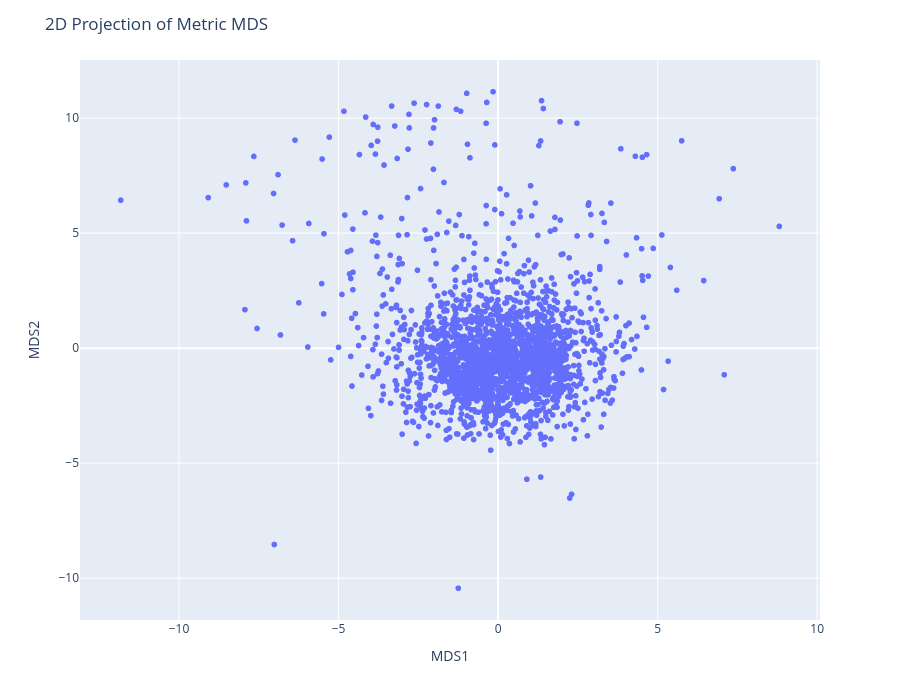

Here is the notebook cell this chart was saved with:
### Markdown cell above
### Visualize MDS

### Code cell
# Plot the scree graph (error vs. iterations) for the chosen configuration
plot_mds_stress_vs_iterations(
        iterations=max_iterations,
        stress_values=error_iterations
)

# Plot the data by the chosen projection
#ground_truth = load_dataset.get_ground_truth_labels(dataframe=dataframe)
visualize_2d_projection(
        projected_data=X_mds,
        #mesh_names=dataframe["mesh_name"].values,
        #labels= ground_truth, # This is to colorize the samples based on their GT class
        title="2D Projection of Metric MDS"
)

### Figure 1 — Plotly figure (JSON) as saved in the notebook; plotly's stock layout.template omitted (floating-point values rounded to 4 significant figures; data arrays with more than 128 entries replaced by an {"elided": "..."} marker saying what was removed)
{"data": [{"hovertemplate": "MDS1=%{x}<br>MDS2=%{y}<extra></extra>", "legendgroup": "", "marker": {"color": "#636efa", "symbol": "circle"}, "mode": "markers", "name": "", "showlegend": false, "type": "scattergl", "x": {"elided": "2000 float values"}, "xaxis": "x", "y": {"elided": "2000 float values"}, "yaxis": "y"}], "layout": {"height": 700, "legend": {"tracegroupgap": 0}, "margin": {"t": 60}, "title": {"text": "2D Projection of Metric MDS"}, "width": 900, "xaxis": {"anchor": "y", "domain": [0, 1], "title": {"text": "MDS1"}}, "yaxis": {"anchor": "x", "domain": [0, 1], "title": {"text": "MDS2"}}}}
